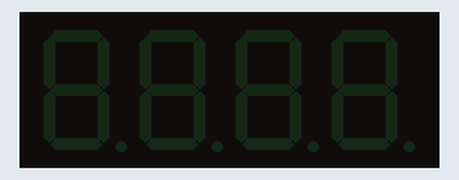
A program run on a simulated Arduino Uno, built with avr-gcc and run on an emulated ATmega328P. On the bench: 4-digit seven-segment display.

Above: at 0.1 s.
At 1.1 s:
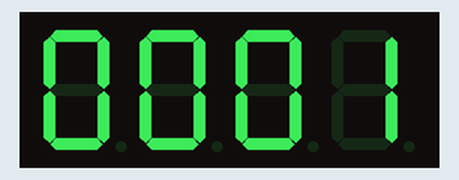
At 2.1 s:
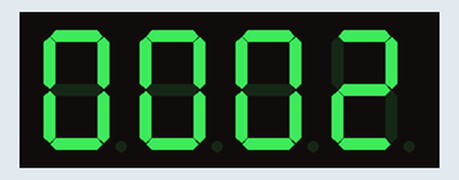
At 3.1 s:
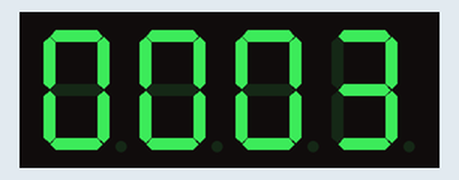
At 5.1 s:
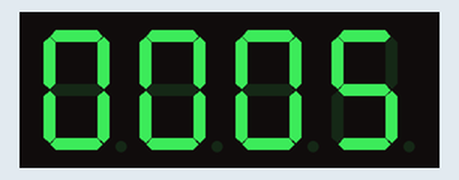
At 10.1 s:
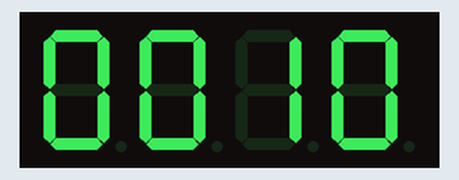

Measured:
- by itself, everything shown: repeats every 10.0 s, in 10 steps
- what the display in image 1 shows lasts 1.0 s, from 1.0 s to 2.0 s

The program:

main.cpp
```cpp
#include <SevSeg.h>
SevSeg sevseg;

void setup() {
  byte numDigits = 4;

  // Digits D1..D4 (left to right)
  byte digitPins[]   = {10, 11, 12, 13};

  // Segments a,b,c,d,e,f,g,dp
  byte segmentPins[] = {2, 3, 4, 5, 6, 7, 8, 9};

  bool resistorsOnSegments = true;      // resistors on segment lines
  byte hardwareConfig = COMMON_CATHODE; // 5641AS is common cathode
  bool updateWithDelays = false;
  bool leadingZeros = true;             // <--- ENABLE leading zeros
  bool disableDecPoint = false;

  sevseg.begin(hardwareConfig, numDigits, digitPins, segmentPins,
               resistorsOnSegments, updateWithDelays, leadingZeros, disableDecPoint);
  sevseg.setBrightness(90);
}

void loop() {
  static int counter = 1;
  static unsigned long lastUpdate = 0;

  if (millis() - lastUpdate >= 1000) {
    sevseg.setNumber(counter);
    counter++;
    if (counter > 10) counter = 1; // loop from 0001 → 0010
    lastUpdate = millis();
  }

  sevseg.refreshDisplay();   // must run continuously
}
```
